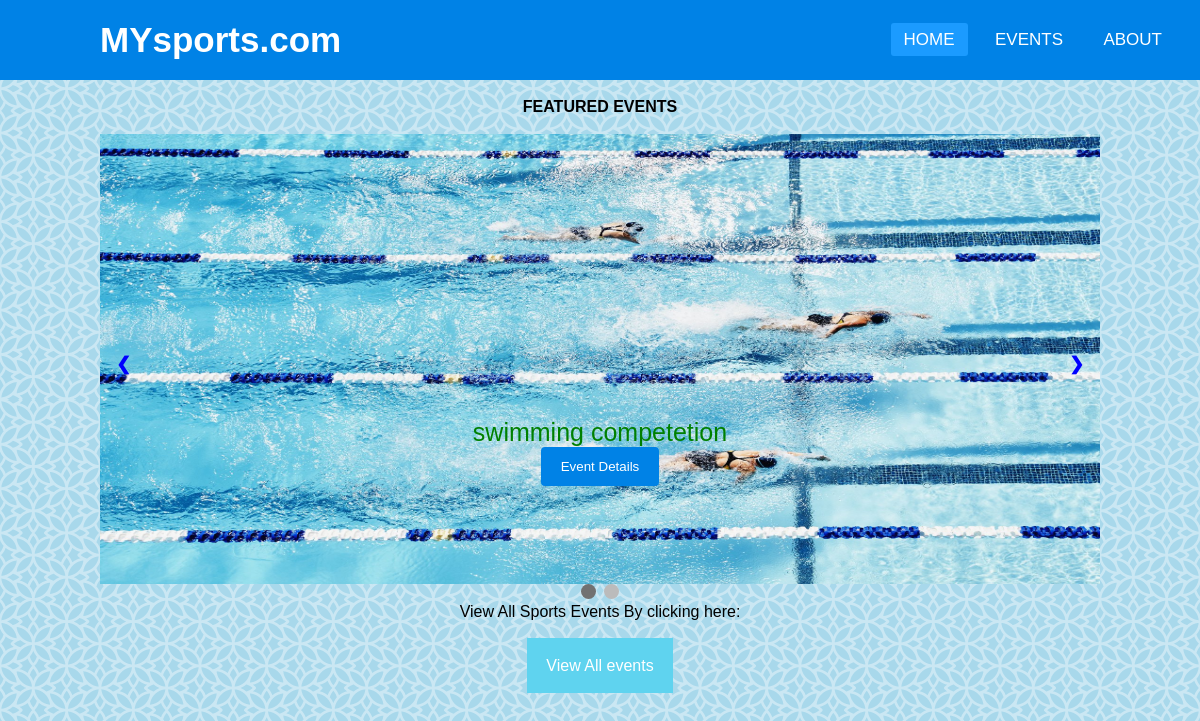
The page / on the database its author committed.
### tables this page shows
CREATE TABLE IF NOT EXISTS `events` (
  `id` int(11) NOT NULL AUTO_INCREMENT,
  `name` varchar(25) NOT NULL,
  `description` varchar(200) NOT NULL,
  `eventdate` date NOT NULL,
  `image` varchar(255) NOT NULL,
  `category` varchar(25) NOT NULL,
  `status` tinyint(1) NOT NULL,
  `featured` tinyint(1) NOT NULL,
  PRIMARY KEY (`id`)
);

### index.php (the view, shortened to what this page needs)
<?php
include("dbconfig.php");
 ?>
<html>
<head>
  <link rel="stylesheet" href="styles.css">
</head>
<body>
  <nav>
        <label class="logo">MYsports.com</label>
        <ul>
          <li><a class="active" href="#">Home</a></li>
          <li><a href="viewevents.php">Events</a></li>
          <li><a href="about.php">About</a></li>
        </ul>
      </nav>
      <br>
      <h4>FEATURED EVENTS</h4><br>
  <div class="slideshow-container">
  <?php
  $sql = "SELECT * FROM events WHERE status=1 AND featured=1";
  $retval = mysqli_query($conn,$sql);
  $numrows = mysqli_num_rows($retval);
  if ($numrows>0) {
    while($row = mysqli_fetch_assoc($retval)){
  ?>
  <div class="mySlides fade">
    <img src="eventimguploads/<?php echo $row['image'];?>" style="width:100%" height="450px">
    <div class="text"><?php echo $row['name'];?><br><form method="post" action="eventdetails.php"><button type="submit" name="details" value="<?= $row['id']; ?>">Event Details</button></form></div>
  </div>
  <?php
    }
  }else {
    echo("no events");
  }
  ?>
  <a class="prev" onclick="plusSlides(-1)">&#10094;</a>
  <a class="next" onclick="plusSlides(1)">&#10095;</a>
</div>
<div style="text-align:center">
<?php
for ($i=1; $i <= $numrows; $i++) {
  ?>
  <span class="dot" onclick="currentSlide(<?php echo $i; ?>)"></span>
  <?php
}
 ?>
</div>
<center>
  View All Sports Events By clicking here:
<br>
<br>
<br>
<a style="background: #5FD3EF; padding: 19px; color: #fff;" href="viewevents.php">View All events</a>
</center>
</body>
</html>

### styles.css (style rules this page uses)
* { padding: 0; margin: 0; text-decoration: none; list-style: none; box-sizing: border-box; }
body { font-family: Verdana,sans-serif; background-image: url("../mysports/background/bush.png"); }
nav { background: #0082e6; height: 80px; width: 100%; }
label.logo { color: white; font-size: 35px; line-height: 80px; padding: 0 100px; font-weight: bold; }
nav ul { float: right; margin-right: 20px; }
nav ul li { display: inline-block; line-height: 80px; margin: 0 5px; }
nav ul li a { color: white; font-size: 17px; padding: 7px 13px; border-radius: 3px; text-transform: uppercase; }
a.active,a:hover { background: #1b9bff; transition: .5s; }
h4 { text-align: center; }
* { box-sizing:border-box }
.slideshow-container { max-width: 1000px; max-height: 720px; position: relative; margin: auto; }
.mySlides { display: none; }
.prev, .next { cursor: pointer; position: absolute; top: 50%; width: auto; margin-top: -22px; padding: 16px; color: blue; font-weight: bold; font-size: 18px; transition: 0.6s ease; border-radius: 0 3px 3px 0; user-select: none; }
.next { right: 0; border-radius: 3px 0 0 3px; }
.text { color: green; font-size: 25px; padding: 8px 12px; position: absolute; bottom: 20%; width: 100%; text-align: center; }
.dot { cursor: pointer; height: 15px; width: 15px; margin: 0 2px; background-color: #bbb; border-radius: 50%; display: inline-block; transition: background-color 0.6s ease; }
.active, .dot:hover { background-color: #717171; }
.fade { -webkit-animation-name: fade; -webkit-animation-duration: 1.5s; animation-name: fade; animation-duration: 1.5s; }
button { background-color: #0082e6; color: white; padding: 12px 20px; border: none; border-radius: 4px; cursor: pointer; float: center; }

### rows shown on the page
events: image (picture), name "swimming competetion", $row['id'] 2 (drawn)
